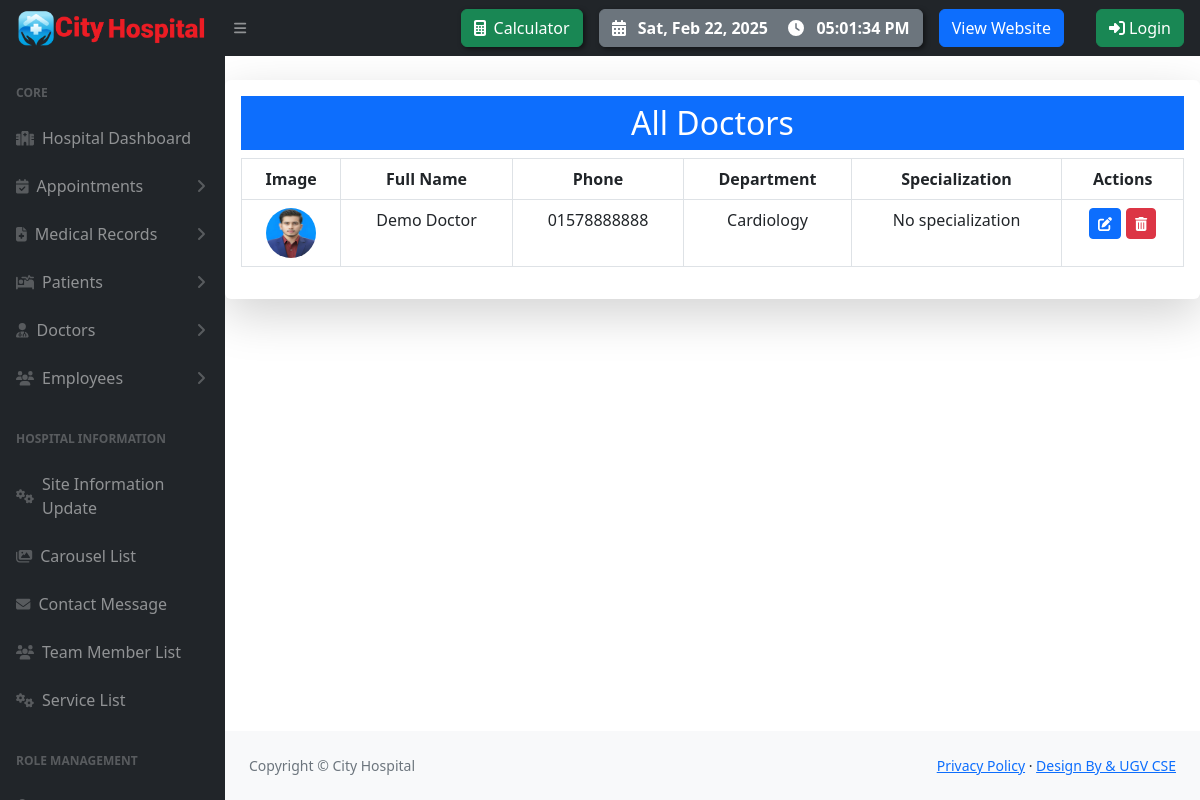
Screenshot of /doctors/all/ with the database file from the repository.
### pms/models.py (models this page shows, shortened)
class SiteInfo(models.Model):
    site_name = models.CharField(max_length=20)
    color_logo = models.ImageField(upload_to='logo/')
    white_logo = models.ImageField(upload_to='logo/')
    email = models.EmailField()
    phone = models.CharField(max_length=14)
    address = models.CharField(max_length=100)
    opening_hours = models.CharField(max_length=255, default='Saturday - Thursday: 6.00 am - 10.00 pm, Friday Closed')
    site_facebook = models.URLField(max_length=100)
    site_x = models.URLField(max_length=100)
    site_instagram = models.URLField(max_length=100)
    site_pinterest = models.URLField(max_length=100)

class DoctorProfile(models.Model):
    user = models.OneToOneField(User, on_delete=models.CASCADE, related_name='doctor_profile')
    department = models.ForeignKey(Department, on_delete=models.SET_NULL, null=True, related_name='doctors')
    full_name = models.CharField(max_length=100)  # Full name field
    specialization = models.CharField(max_length=100, blank=True, null=True)
    phone_number = models.CharField(
        max_length=11,
        validators=[
            RegexValidator(
                regex=r'^01[3-9]\d{8}$',
                message="Enter a valid Bangladesh phone number (e.g., 01712345678).",
                code='invalid_phone'
            )
        ]
    )
    image = models.ImageField(upload_to='doctor_profile_image')
    is_active = models.BooleanField(default=True)

class Department(models.Model):
    name = models.CharField(max_length=100, unique=True)
    description = models.TextField(blank=True, null=True)

### pms/views.py (the view)
# urls.py: path('doctors/all/', all_doctors, name='all_doctors'),  # Add this path
def all_doctors(request):
    doctors = DoctorProfile.objects.filter(user__isnull=False).exclude(full_name__isnull=True).exclude(full_name__exact='')
    return render(request, 'hospital/doctor_profile/all_doctors.html', {'doctors': doctors})

### pms/context_processors.py (called while the page is built)
def site_information(request):
    site_info = SiteInfo.objects.first()
    return {
        'site_info': site_info
    }

### templates/hospital/doctor_profile/all_doctors.html (shortened to what this page needs)
{% extends 'hospital/hospital_base.html' %}
{% load static %}
{% block content %}
    <div class="container mt-4 shadow-lg p-3 mb-5 bg-white rounded ">
        <h2 class="text-center bg-primary text-white p-2">All Doctors</h2>
        <table class="table table-bordered table-hover text-center">
            <thead class="thead-dark">
                <tr>
                    <th>Image</th>
                    <th>Full Name</th>
                    <th>Phone</th>
                    <th>Department</th>
                    <th>Specialization</th>
                    <th>Actions</th>
                </tr>
            </thead>
            <tbody>
                {% for doctor in doctors %}
                    <tr>
                        <td>
                            {% if doctor.image %}
                                <img src="{{ doctor.image.url }}" alt="{{ doctor.full_name }}" class="rounded-circle" width="50" height="50">
                            {% else %}
                                <img src="{% static 'default_image.png' %}" alt="No image available" class="rounded-circle" width="50" height="50">
                            {% endif %}
                        </td>
                        <td>{{ doctor.full_name }}</td>
                        <td>{{ doctor.phone_number }}</td>
                        <td>
                            {% if doctor.department %}
                                {{ doctor.department.name }}
                            {% else %}
                                No Department
                            {% endif %}
                        </td>
                        <td>
                            {% if doctor.specialization %}
                                {{ doctor.specialization }}
                            {% else %}
                                No specialization
                            {% endif %}
                        </td>
                        <td>
                            <a href="{% url 'update_doctor' doctor.id %}" class="btn btn-sm btn-primary">
                                <i class="fas fa-edit"></i>
                            </a>
                            <form action="{% url 'delete_doctor' doctor.id %}" method="POST" style="display: inline-block;">
                                <button type="submit" class="btn btn-sm btn-danger" onclick="return confirm('Are you sure you want to delete this doctor?');">
                                    <i class="fas fa-trash-alt"></i>
                                </button>
                            </form>
                        </td>
                    </tr>
                {% empty %}
                    <tr>
                        <td colspan="5">No doctors found.</td>
                    </tr>
                {% endfor %}
            </tbody>
        </table>
    </div>
{% endblock %}

### templates/hospital/hospital_base.html (shortened to what this page needs)
{% load static %}
<!DOCTYPE html>
<html lang="en">
    <head>
        <link href="https://cdn.jsdelivr.net/npm/simple-datatables@7.1.2/dist/style.min.css" rel="stylesheet" />
        <link href="{% static 'admin_panel/css/styles.css' %}" rel="stylesheet" />
    </head>
    <body class="sb-nav-fixed">
        <nav class="sb-topnav navbar navbar-expand navbar-dark bg-dark">
            <a class="navbar-brand ps-3" href="{% url 'hospital_admin' %}"><img src="{{ site_info.white_logo.url }}" alt="" style="width: 190px;"></a>
            <button class="btn btn-link btn-sm order-1 order-lg-0 me-4 me-lg-0" id="sidebarToggle" href="#!"><i class="fas fa-bars"></i></button>
            <button class="btn btn-success me-3 d-none d-md-block" data-bs-toggle="modal" data-bs-target="#calculatorModal" style="box-shadow: 2px 2px 5px rgba(0, 0, 0, 0.5);">
                <i class="fas fa-calculator me-2"></i>Calculator
            </button>
            <button class="btn btn-secondary me-3 d-none d-md-block d-flex align-items-center" style="box-shadow: 2px 2px 5px rgba(0, 0, 0, 0.5); font-weight: bold;">
                <i class="fas fa-calendar-alt me-2"></i>
                <span id="currentDate" class="me-3"></span>
                <i class="fas fa-clock me-2"></i>
                <span id="currentTime"></span>
            </button>
            <a href="{% url 'home' %}" class="btn btn-primary me-3 d-none d-md-block">View Website</a>
    {% if user.is_authenticated %}
    <div class="nv dropdown me-3 d-none d-md-block">
        <button class="btn btn-warning dropdown-toggle" id="UserDropdown" data-bs-toggle="dropdown" aria-expanded="false">
            <i class="fas fa-user-circle"></i> {{ user.username }}
        </button>
        <ul class="dropdown-menu dropdown-menu-end">
            <li><a class="dropdown-item" href="{% url 'admin_change_password' %}"><i class="fas fa-key me-2"></i> Change Password</a></li>
            <li><a class="dropdown-item" href="{% url 'logout' %}"><i class="fas fa-sign-out-alt me-2"></i> Logout</a></li>
        </ul>
    </div>
    {% else %}
    <a class="btn btn-success ms-3 me-3" href="{% url 'login' %}">
        <i class="fas fa-sign-in-alt"></i> Login
    </a>
    {% endif %}
        </nav>
        <div id="layoutSidenav">
            <div id="layoutSidenav_nav">
                <nav class="sb-sidenav accordion sb-sidenav-dark" id="sidenavAccordion">
                  {% include 'hospital/hospital_sidebar.html' %}
                </nav>
            </div>
            <div id="layoutSidenav_content">
                <main>
                    {% block content %}
                    {% endblock content %}
                </main>
                <footer class="py-4 bg-light mt-auto">
                    <div class="container-fluid px-4">
                        <div class="d-flex align-items-center justify-content-between small">
                            <div class="text-muted">Copyright &copy; {{ site_info.site_name }}</div>
                            <div>
                                <a href="#">Privacy Policy</a>
                                &middot;
                                <a href="#">Design By &amp; UGV CSE</a>
                            </div>
                        </div>
                    </div>
                </footer>
            </div>
        </div>
    </body>
</html>

### rows the page displays
SiteInfo: white_logo (picture), site_name "City Hospital"
DoctorProfile: image (picture), full_name "Demo Doctor", phone_number "01578888888", department.name "Cardiology", shows "No specialization"
